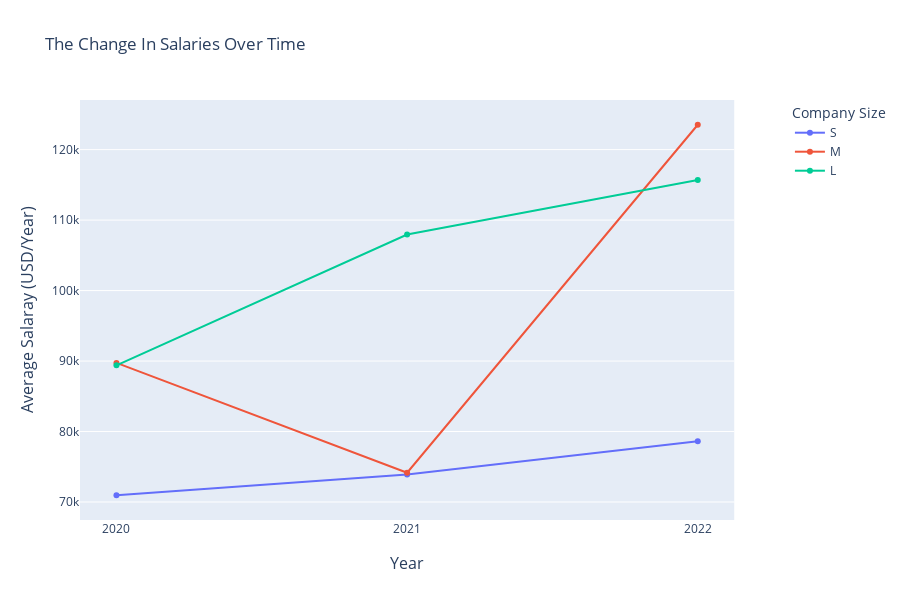

Write notebook code for a chart like this one.
### Markdown cell above
### The Change In Salaries Over Time and the Effect of Covid

### Code cell
labels = dict(company_size='Company Size', 
              salary_in_usd='Salary (USD/Year)', 
              work_year='Year'
             )

fig = make_subplots(specs=[[{"secondary_y": True}]], 
                    x_title='Year', y_title='Average Salaray (USD/Year)',
                   )

for size in ['S', 'M', 'L']:
  df_aux = df.query(f'company_size == "{size}"')
  fig.add_trace(go.Line(x=df_aux['work_year'].unique(),
                        y=np.array(df_aux.groupby('work_year').mean()['salary_in_usd']),
                        name=size
                       )
               )

fig.update_layout(title_text='The Change In Salaries Over Time',
                  xaxis=dict(showgrid=False),
                  height=600,
                  legend=dict(title='Company Size')
                 )

fig.update_xaxes(tickmode = 'array',
                 tickvals = [2020, 2021, 2022]
                )

fig.show();

### Figure 1 — Plotly figure (JSON) as saved in the notebook; plotly's stock layout.template omitted (floating-point values rounded to 4 significant figures)
{"data": [{"name": "S", "type": "scatter", "x": [2020, 2021, 2022], "y": [70960.0, 73910.0, 78630.0]}, {"name": "M", "type": "scatter", "x": [2020, 2021, 2022], "y": [89730.0, 74150.0, 123500.0]}, {"name": "L", "type": "scatter", "x": [2020, 2021, 2022], "y": [89390.0, 108000.0, 115700.0]}], "layout": {"annotations": [{"font": {"size": 16}, "showarrow": false, "text": "Year", "x": 0.47, "xanchor": "center", "xref": "paper", "y": 0, "yanchor": "top", "yref": "paper", "yshift": -30}, {"font": {"size": 16}, "showarrow": false, "text": "Average Salaray (USD/Year)", "textangle": -90, "x": 0, "xanchor": "right", "xref": "paper", "xshift": -40, "y": 0.5, "yanchor": "middle", "yref": "paper"}], "height": 600, "legend": {"title": {"text": "Company Size"}}, "title": {"text": "The Change In Salaries Over Time"}, "xaxis": {"anchor": "y", "domain": [0, 0.94], "showgrid": false, "tickmode": "array", "tickvals": [2020, 2021, 2022]}, "yaxis": {"anchor": "x", "domain": [0, 1]}, "yaxis2": {"anchor": "x", "overlaying": "y", "side": "right"}}}
